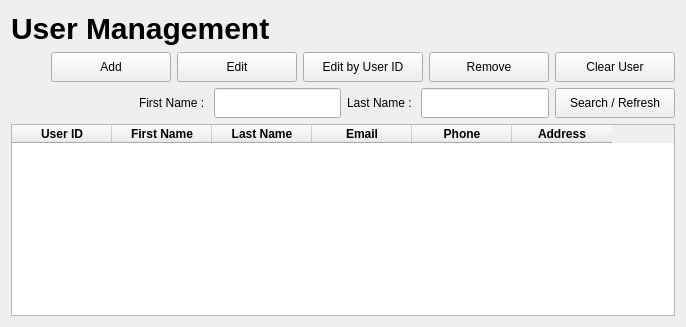
      <widget class="QWidget" name="UserManagement">
       <layout class="QVBoxLayout" name="verticalLayout_12">
        <item>
         <widget class="QLabel" name="label_11">
          <property name="sizePolicy">
           <sizepolicy hsizetype="Preferred" vsizetype="Fixed">
            <horstretch>0</horstretch>
            <verstretch>0</verstretch>
           </sizepolicy>
          </property>
          <property name="styleSheet">
           <string notr="true">font-size: 30px; font-weight: 600;</string>
          </property>
          <property name="text">
           <string>User Management</string>
          </property>
         </widget>
        </item>
        <item>
         <layout class="QVBoxLayout" name="verticalLayout_15">
          <item>
           <layout class="QHBoxLayout" name="horizontalLayout_4">
            <item>
             <spacer name="horizontalSpacer_15">
              <property name="orientation">
               <enum>Qt::Horizontal</enum>
              </property>
              <property name="sizeHint" stdset="0">
               <size>
                <width>40</width>
                <height>20</height>
               </size>
              </property>
             </spacer>
            </item>
            <item>
             <widget class="QPushButton" name="pushButtonUMGMT_Add">
              <property name="minimumSize">
               <size>
                <width>120</width>
                <height>30</height>
               </size>
              </property>
              <property name="maximumSize">
               <size>
                <width>120</width>
                <height>30</height>
               </size>
              </property>
              <property name="text">
               <string>Add</string>
              </property>
             </widget>
            </item>
            <item>
             <widget class="QPushButton" name="pushButtonUMGMT_Edit">
              <property name="minimumSize">
               <size>
                <width>120</width>
                <height>30</height>
               </size>
              </property>
              <property name="maximumSize">
               <size>
                <width>120</width>
                <height>30</height>
               </size>
              </property>
              <property name="text">
               <string>Edit</string>
              </property>
             </widget>
            </item>
            <item>
             <widget class="QPushButton" name="pushButtonUMGMT_EditByID">
              <property name="sizePolicy">
               <sizepolicy hsizetype="Minimum" vsizetype="Fixed">
                <horstretch>0</horstretch>
                <verstretch>1</verstretch>
               </sizepolicy>
              </property>
              <property name="minimumSize">
               <size>
                <width>120</width>
                <height>30</height>
               </size>
              </property>
              <property name="maximumSize">
               <size>
                <width>120</width>
                <height>30</height>
               </size>
              </property>
              <property name="text">
               <string>Edit by User ID</string>
              </property>
             </widget>
            </item>
            <item>
             <widget class="QPushButton" name="pushButtonUMGMT_Remove">
              <property name="minimumSize">
               <size>
                <width>120</width>
                <height>30</height>
               </size>
              </property>
              <property name="maximumSize">
               <size>
                <width>120</width>
                <height>30</height>
               </size>
              </property>
              <property name="text">
               <string>Remove</string>
              </property>
             </widget>
            </item>
            <item>
             <widget class="QPushButton" name="pushButtonUMGMT_ClearUser">
              <property name="minimumSize">
               <size>
                <width>120</width>
                <height>30</height>
               </size>
              </property>
              <property name="maximumSize">
               <size>
                <width>120</width>
                <height>30</height>
               </size>
              </property>
              <property name="text">
               <string>Clear User</string>
              </property>
             </widget>
            </item>
           </layout>
          </item>
          <item>
           <layout class="QHBoxLayout" name="horizontalLayout_5">
            <item>
             <spacer name="horizontalSpacer_16">
              <property name="orientation">
               <enum>Qt::Horizontal</enum>
              </property>
              <property name="sizeHint" stdset="0">
               <size>
                <width>40</width>
                <height>20</height>
               </size>
              </property>
             </spacer>
            </item>
            <item>
             <widget class="QLabel" name="label_17">
              <property name="text">
               <string>First Name : </string>
              </property>
             </widget>
            </item>
            <item>
             <widget class="QLineEdit" name="lineEditUMGMT_FirstName">
              <property name="minimumSize">
               <size>
                <width>0</width>
                <height>30</height>
               </size>
              </property>
              <property name="maximumSize">
               <size>
                <width>300</width>
                <height>30</height>
               </size>
              </property>
             </widget>
            </item>
            <item>
             <widget class="QLabel" name="label_18">
              <property name="text">
               <string>Last Name : </string>
              </property>
             </widget>
            </item>
            <item>
             <widget class="QLineEdit" name="lineEditUMGMT_LastName">
              <property name="minimumSize">
               <size>
                <width>0</width>
                <height>30</height>
               </size>
              </property>
              <property name="maximumSize">
               <size>
                <width>300</width>
                <height>30</height>
               </size>
              </property>
             </widget>
            </item>
            <item>
             <widget class="QPushButton" name="pushButtonUMGMT_Refresh">
              <property name="minimumSize">
               <size>
                <width>120</width>
                <height>30</height>
               </size>
              </property>
              <property name="maximumSize">
               <size>
                <width>120</width>
                <height>30</height>
               </size>
              </property>
              <property name="text">
               <string>Search / Refresh</string>
              </property>
             </widget>
            </item>
           </layout>
          </item>
          <item>
           <widget class="QTableWidget" name="tableWidgetUMGMT">
            <column>
             <property name="text">
              <string>User ID</string>
             </property>
             <property name="font">
              <font>
               <bold>true</bold>
              </font>
             </property>
            </column>
            <column>
             <property name="text">
              <string>First Name</string>
             </property>
             <property name="font">
              <font>
               <bold>true</bold>
              </font>
             </property>
            </column>
            <column>
             <property name="text">
              <string>Last Name</string>
             </property>
             <property name="font">
              <font>
               <bold>true</bold>
              </font>
             </property>
            </column>
            <column>
             <property name="text">
              <string>Email</string>
             </property>
             <property name="font">
              <font>
               <bold>true</bold>
              </font>
             </property>
            </column>
            <column>
             <property name="text">
              <string>Phone</string>
             </property>
             <property name="font">
              <font>
               <bold>true</bold>
              </font>
             </property>
            </column>
            <column>
             <property name="text">
              <string>Address</string>
             </property>
             <property name="font">
              <font>
               <bold>true</bold>
              </font>
             </property>
            </column>
           </widget>
          </item>
         </layout>
        </item>
       </layout>
      </widget>
